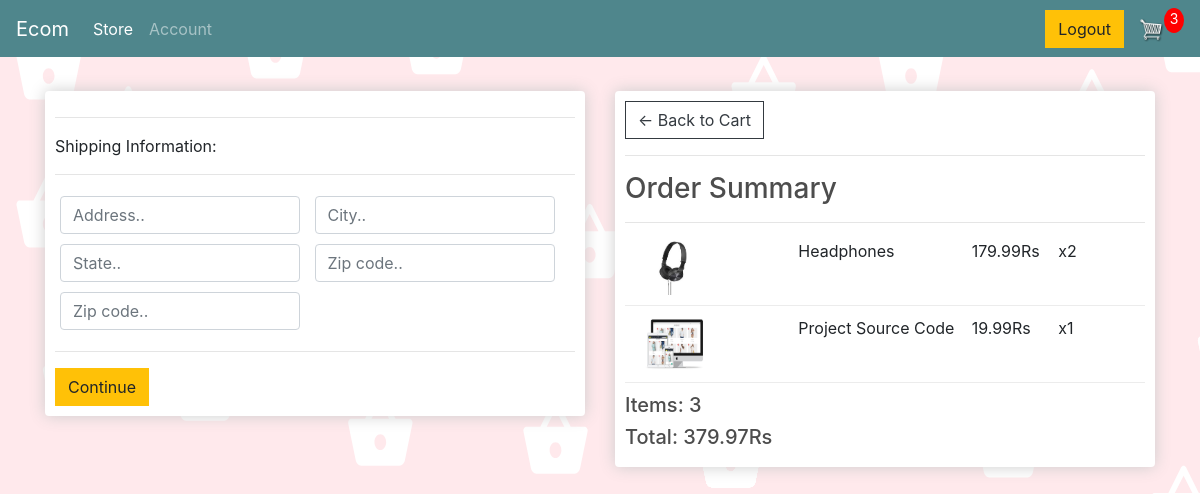
The app's page /checkout/ (signed in), older data.
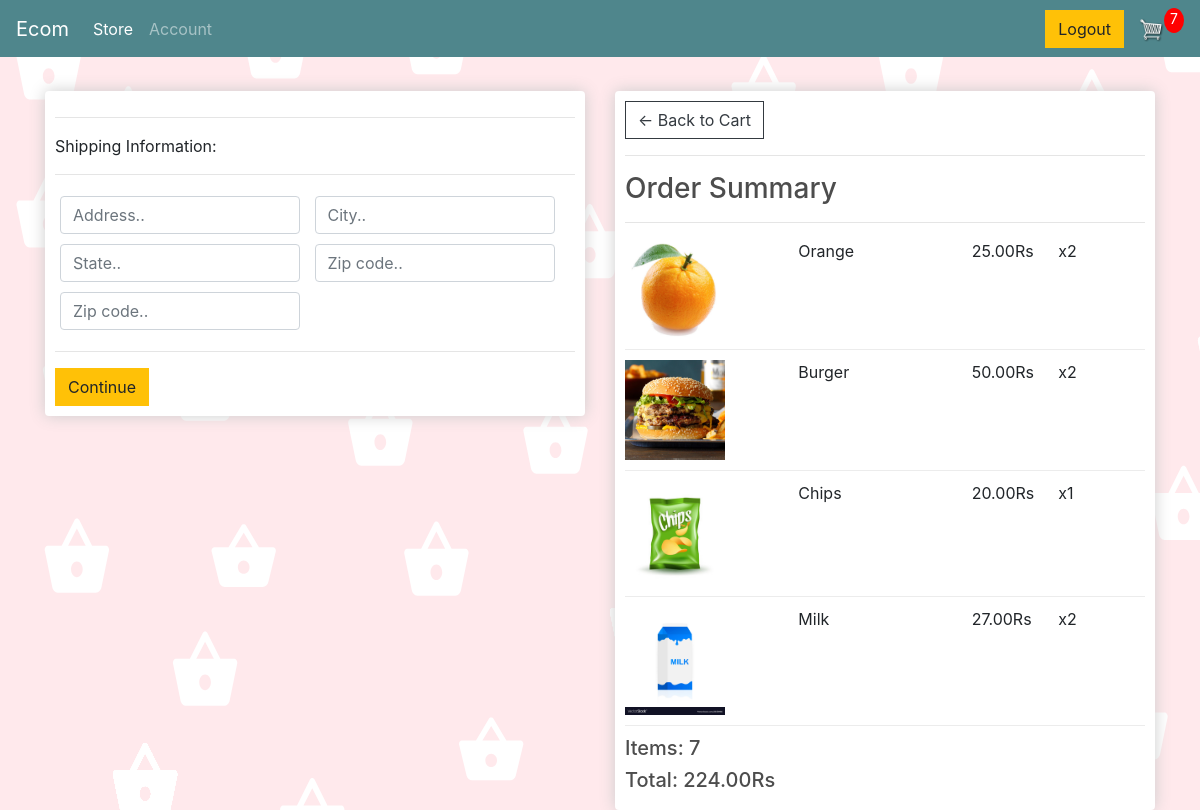
The same page, newer data.
### store/models.py (models this page shows, shortened)
class OrderItem(models.Model):
	product = models.ForeignKey(Product, on_delete=models.SET_NULL, null=True)
	order = models.ForeignKey(Order, on_delete=models.SET_NULL, null=True)
	quantity = models.IntegerField(default=0, null=True, blank=True)
	date_added = models.DateTimeField(auto_now_add=True)
	@property
	def get_total(self):
		total = self.product.price * self.quantity
		return total

class Product(models.Model):
	name = models.CharField(max_length=200)
	price = models.FloatField()
	digital = models.BooleanField(default=False,null=True, blank=True)
	image = models.ImageField(null=True, blank=True)
	category = models.ManyToManyField(Tags, blank=True)
	@property
	def imageURL(self):
		try:
			url = self.image.url
		except:
			url = ''
		return url

class Order(models.Model):
	customer = models.OneToOneField(User, null=True, blank=True, on_delete=models.CASCADE)
	date_ordered = models.DateTimeField(auto_now_add=True,null=True)
	complete = models.BooleanField(default=False)
	transaction_id = models.CharField(max_length=100, null=True)
	@property
	def shipping(self):
		shipping = False
		orderitems = self.orderitem_set.all()
		for i in orderitems:
			if i.product.digital == False:
				shipping = True
		return shipping
	@property
	def get_cart_total(self):
		orderitems = self.orderitem_set.all()
		total = sum([item.get_total for item in orderitems])
		return total
	@property
	def get_cart_items(self):
		orderitems = self.orderitem_set.all()
		total = sum([item.quantity for item in orderitems])
		return total

### store/views.py (the view)
# urls.py: path('checkout/', views.checkout, name="checkout"),
@login_required(login_url='login')
def checkout(request):
	data = cartData(request)
	cartItems = data['cartItems']
	order = data['order']
	items = data['items']
	context = {'items':items, 'order':order, 'cartItems':cartItems}
	return render(request, 'store/checkout.html', context)

### store/utils.py (called while the page is built)
def cartData(request):
	if request.user.is_authenticated:
		customer = request.user
		order, created = Order.objects.get_or_create(customer=customer, complete=False)
		items = order.orderitem_set.all()
		cartItems = order.get_cart_items
	else:
		cookieData = cookieCart(request)
		cartItems = cookieData['cartItems']
		order = cookieData['order']
		items = cookieData['items']
	return {'cartItems':cartItems ,'order':order, 'items':items}

### store/templates/store/checkout.html (shortened to what this page needs)
{% extends 'store/main.html' %}
{% load static %}
{% block content %}
     <div class="row">
		<div class="col-lg-6">
			<div class="box-element" id="form-wrapper">
				<form id="form">
					<div id="shipping-info">
						<hr>
						<p>Shipping Information:</p>
						<hr>
						<div class="form-field">
							<input class="form-control" type="text" name="address" placeholder="Address..">
						</div>
						<div class="form-field">
							<input class="form-control" type="text" name="city" placeholder="City..">
						</div>
						<div class="form-field">
							<input class="form-control" type="text" name="state" placeholder="State..">
						</div>
						<div class="form-field">
							<input class="form-control" type="text" name="zipcode" placeholder="Zip code..">
						</div>
						<div class="form-field">
							<input class="form-control" type="text" name="country" placeholder="Zip code..">
						</div>
					</div>
					<hr>
					<a href="{% url 'payment' %}"class="btn btn-warning">Continue</a>
				</form>
			</div>
			<br>
		</div>
		<div class="col-lg-6">
			<div class="box-element">
				<a  class="btn btn-outline-dark" href="{% url 'cart' %}">&#x2190; Back to Cart</a>
				<hr>
				<h3>Order Summary</h3>
				<hr>
				{% for item in items %}
				<div class="cart-row">
					<div style="flex:2"><img class="row-image" src="{{item.product.imageURL}}"></div>
					<div style="flex:2"><p>{{item.product.name}}</p></div>
					<div style="flex:1"><p>{{item.product.price|floatformat:2}}Rs</p></div>
					<div style="flex:1"><p>x{{item.quantity}}</p></div>
				</div>
				{% endfor %}
				<h5>Items:   {{order.get_cart_items}}</h5>
				<h5>Total:   {{order.get_cart_total|floatformat:2}}Rs</h5>
			</div>
		</div>
	</div>
{% endblock content %}

Row changes from the older to the newer data that the page shows:
removed OrderItem: product.imageURL (picture), product.name "Headphones", product.price "179.99", quantity "2"
removed OrderItem: product.imageURL (picture), product.name "Project Source Code", product.price "19.99", quantity "1"
removed Order: get_cart_items "3", get_cart_total "379.97"
added OrderItem: product.imageURL (picture), product.name "Orange", product.price "25.00", quantity "2"
added OrderItem: product.imageURL (picture), product.name "Burger", product.price "50.00", quantity "2"
added OrderItem: product.imageURL (picture), product.name "Chips", product.price "20.00", quantity "1"
added OrderItem: product.imageURL (picture), product.name "Milk", product.price "27.00", quantity "2"
added Order: get_cart_items "7", get_cart_total "224.00"
Text that changed along with them:
{{ cartItems }}: "3" → "7"
